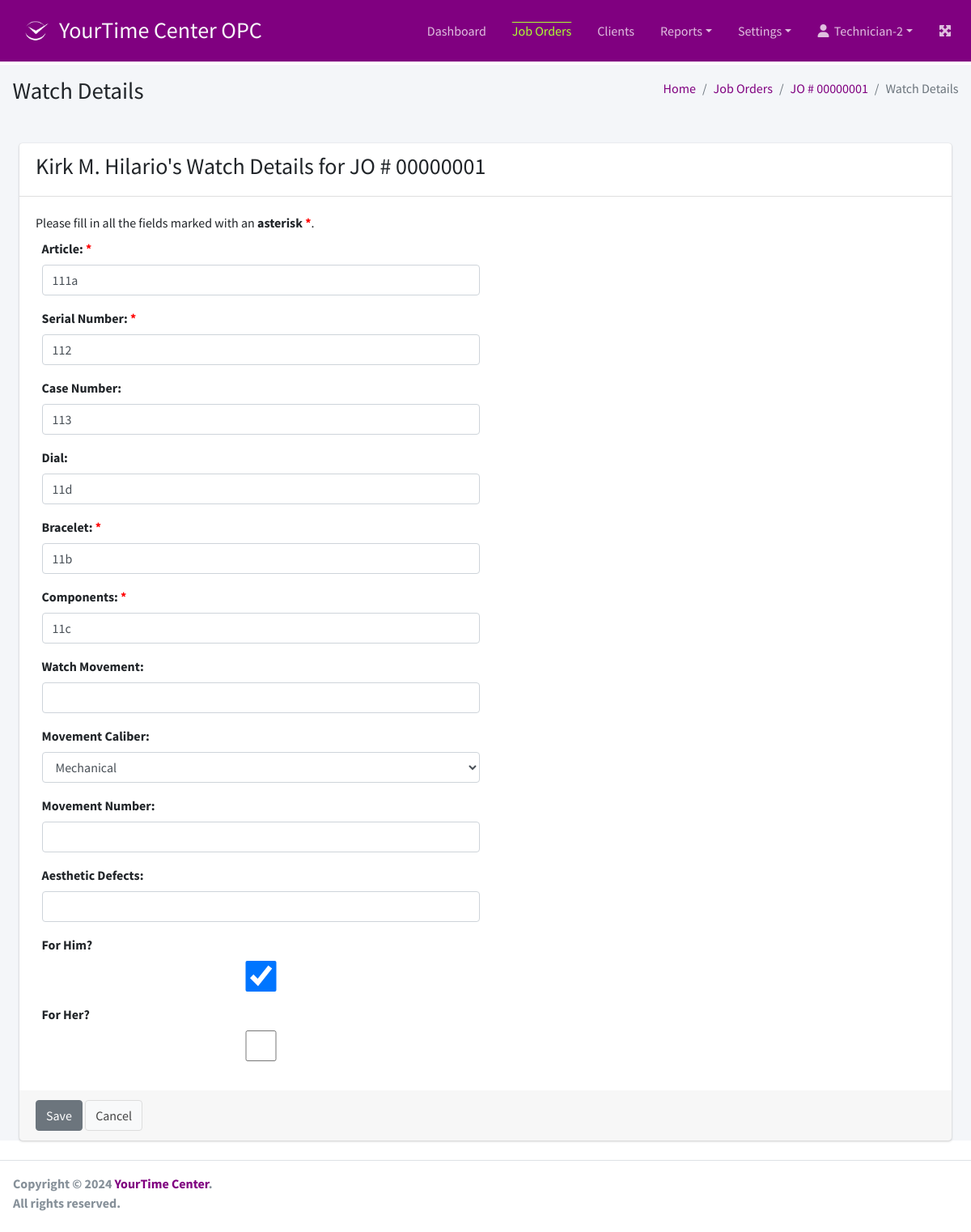
/joborder/3/detail/edit?type=watch (signed in), run on an earlier commit of the app's database.
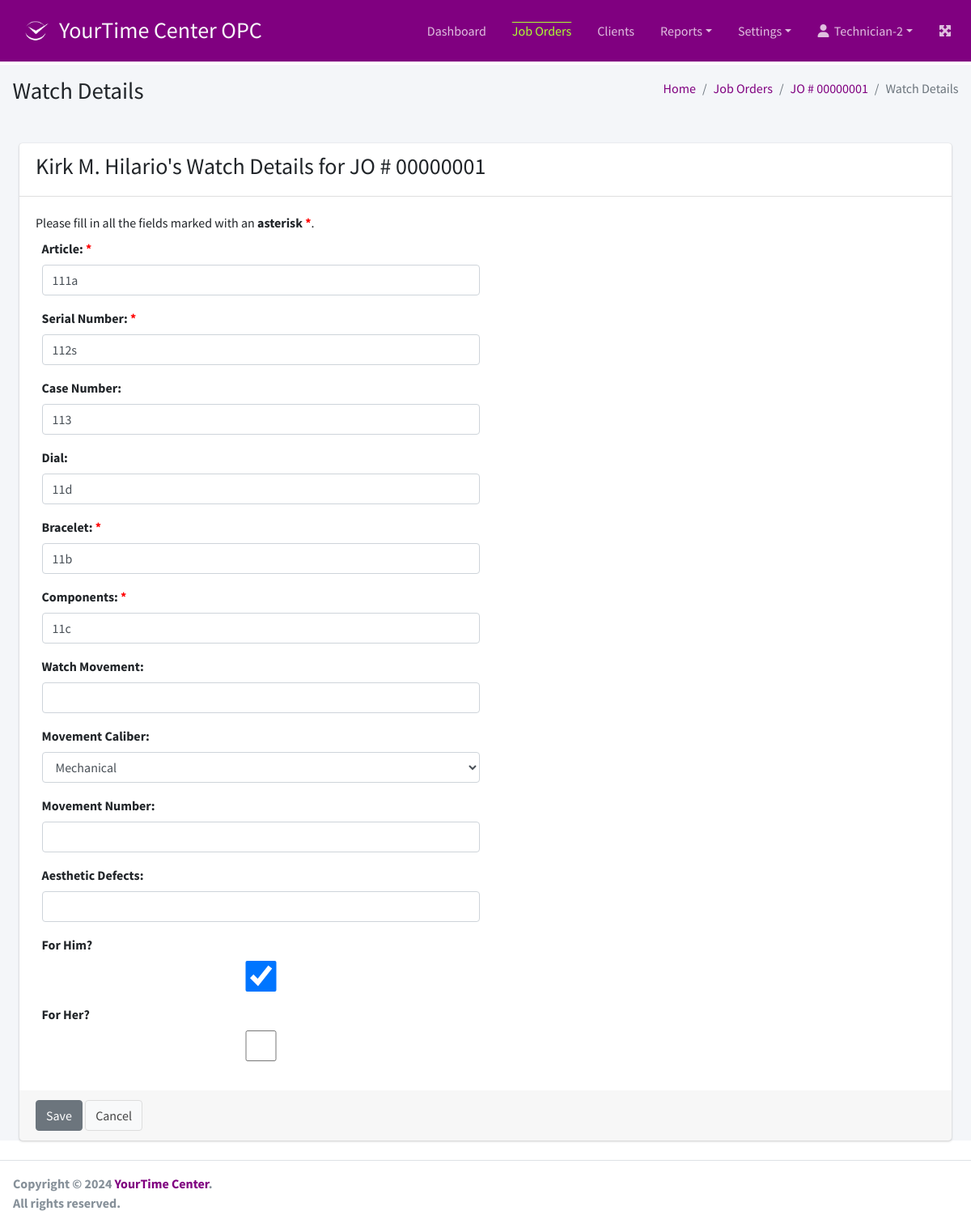
And on a later commit of the database.
### joborder/models.py (models this page shows, shortened)
class Watch(models.Model):
    article = models.CharField(
        _("Article"),
        max_length=100,
        null=False, blank=False
    )
    serial_number = models.CharField(
        _("Serial Number"),
        max_length=100,
        null=False, blank=False
    )
    case_number = models.CharField(
        _("Case Number"),
        max_length=100,
        null=True, blank=True
    )
    dial = models.CharField(
        _("Dial"),
        max_length=100,
        null=True, blank=True
    )
    bracelet = models.CharField(
        _("Bracelet"),
        max_length=100,
        null=False, blank=False
    )
    components = models.CharField(
        _("Components"),
        max_length=100,
        null=False, blank=False
    )
    watch_movement = models.CharField(
        _("Watch Movement"),
        max_length=100,
        null=True, blank=True
    )
    movement_caliber = models.ForeignKey(
        WatchCaliber,
        verbose_name=_("Movement Caliber"),
        related_name="movement_caliber",
        on_delete=models.CASCADE,
        null=True, blank=True
    )
    movement_number = models.CharField(
        _("Movement Number"),
        max_length=100,
        null=True, blank=True
    )
    aesthetic_defects = models.CharField(
        _("Aesthetic Defects"),
        max_length=254,
        null=True, blank=True
    )
    owner = models.ForeignKey(
        Client,
        verbose_name=_("Owner"),
        related_name="watch_owner",
        on_delete=models.CASCADE
    )
    for_him = models.BooleanField(
        _("For Him?"),
        default=True
    )
    for_her = models.BooleanField(
        _("For Her?"),
        default=True
    )
    objects = models.Manager()
    articles = Articles()
    dials = Dials()
    watch_movements = WatchMovements()
    movement_calibers = MovementCalibers()

### joborder/views.py (the view, shortened to what this page needs)
# urls.py: path('<int:pk>/detail/edit', views.JobOrderDetailUpdateView.as_view(),
@method_decorator(login_required, name='dispatch')
class JobOrderDetailUpdateView(UpdateView, SuccessMessageMixin):
    pk_url_kwarg = 'pk'
    template_name = "joborder/jo_detail_form.html"
    success_message = "The details was updated successfully."
    def get_model(self):
        type = self.request.GET.get('type')
        return Watch if type == 'watch' else JobOrder
    def get_form_class(self):
        type = self.request.GET.get('type')
        return WatchForm if type == 'watch' else JobOrderForm
    def get_queryset(self):
        model = self.get_model()
        return model.objects.all()
    def get_context_data(self, **kwargs):
        context = super().get_context_data(**kwargs)
        type = self.request.GET.get('type')
        context['type_name'] = 'Watch Details' if type == 'watch' else 'Job Order Details'
        context['jo'] = self.get_object()
        if type == 'watch':
            context['jo'] = context['jo'].watch_jo
        return context

### joborder/forms.py
class WatchForm(forms.ModelForm):
    required_css_class = 'required'
    class Meta:
        model = Watch
        exclude = ('owner', )

### access/templatetags/form_tags.py (called while the page is built)
@register.filter
def input_class(bound_field):
    css_class = ''
    if bound_field.form.is_bound:
        if bound_field.errors:
            css_class = 'is-invalid'
        elif field_type(bound_field) != 'PasswordInput':
            css_class = 'is-valid'
    return 'form-control {}'.format(css_class)

### client/models.py (called while the page is built)
    def __str__(self):
        return self.name.title()

### customization/models.py (called while the page is built)
    def __str__(self):
        return self.description

### templates/joborder/jo_detail_form.html (shortened to what this page needs)
{% extends '../base.html' %}
{% load static form_tags %}
{% block page_title %}{{ type_name }}{% endblock page_title %}
{% block css %}
  <link rel="stylesheet" href="{% static 'css/asterisk_on_required.css' %}">
{% endblock css %}
{% block breadcrumb %}
    <li class="breadcrumb-item"><a href="{% url 'dashboard' %}">Home</a></li>
    <li class="breadcrumb-item"><a href="{% url 'jo_list' %}">Job Orders</a></li>
    <li class="breadcrumb-item"><a href="{% url 'jo_details' jo.pk %}">JO # {{ jo.pk|stringformat:'08d' }}</a></li>
    <li class="breadcrumb-item active">{{ type_name }}</li>
{% endblock breadcrumb %}
{% block main_content %}
    <div class="card m-4">
        <form method="post" novalidate>
            <div class="card-header">
                <h3>{{ jo.client }}'s {{ type_name }} for JO # {{ jo.pk|stringformat:"08d" }}</h3>
            </div>
            <div class="card-body">
                <span>Please fill in all the fields marked with an <label class="required">asterisk</label>.</h3><br />
                <div class="col-12">
                    {% include '../includes/form_one_col.html' %}
                </div>
            </div>
            <div class="card-footer">
                <button type="submit" class="btn btn-secondary" name="save">Save</button>
                <a href="{% url 'jo_details' jo.pk %}" class="btn btn-default">Cancel</a>
            </div>
        </form>
    </div>
{% endblock main_content %}

### templates/includes/form_one_col.html (shortened to what this page needs)
{% load form_tags widget_tweaks %}
{% for field in form %}
<div class="row">
    <div class="col-6 form-group">
        {{ field.label_tag }}
        {% render_field field class=field|input_class %}
    </div>
</div>
{% endfor %}

What changed in the data, as far as the page shows it:
changed Watch "Mechanical": serial_number "112" → "112s"
